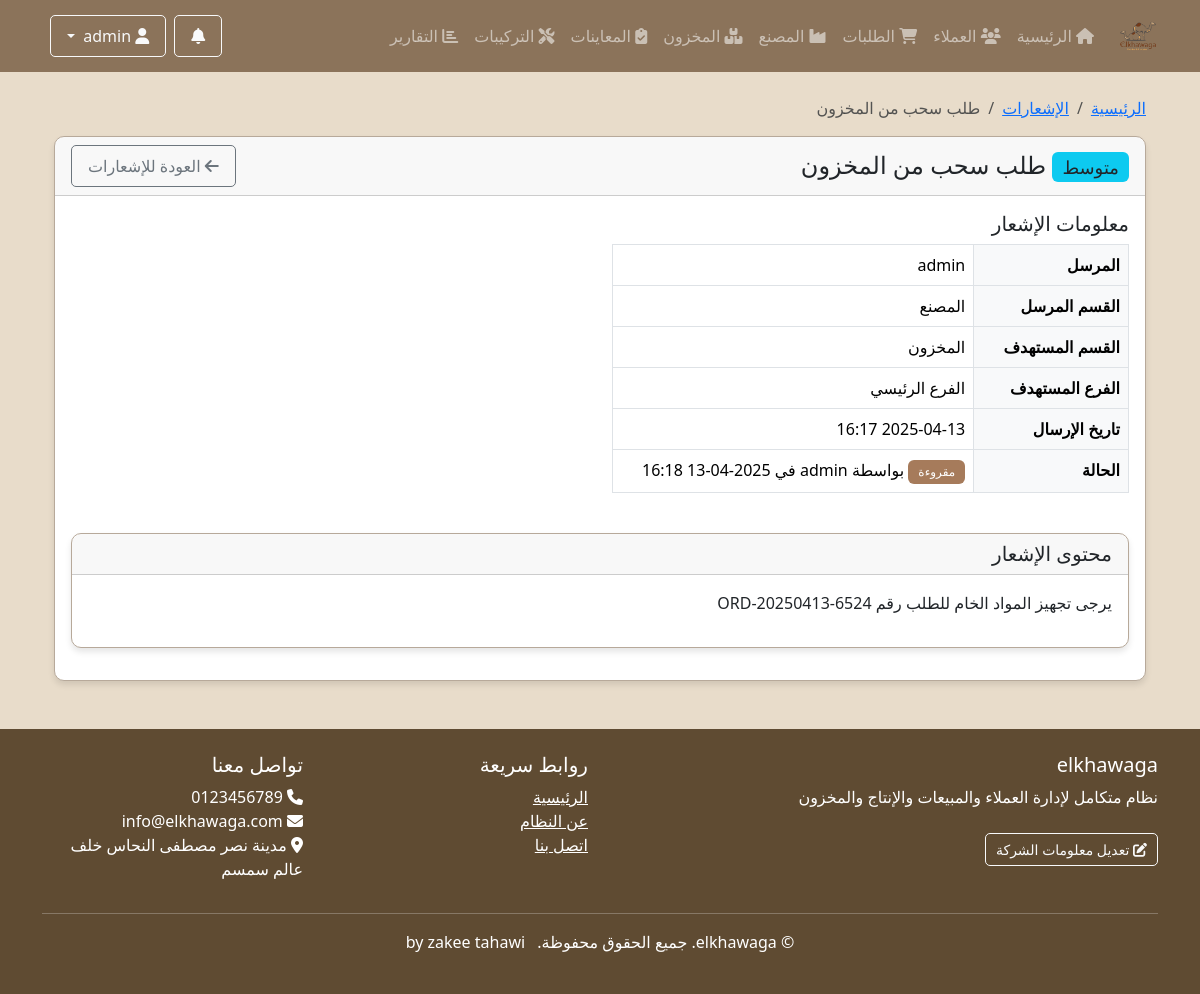
The page /accounts/notifications/3/ (signed in) on the database its author committed.
### accounts/models.py (models this page shows, shortened)
class Department(models.Model):
    name = models.CharField(_('اسم القسم'), max_length=100)
    code = models.CharField(_('كود القسم'), max_length=20, unique=True)
    description = models.TextField(_('الوصف'), blank=True)
    icon = models.CharField(_('أيقونة'), max_length=50, default='fas fa-building')
    url_name = models.CharField(_('اسم URL'), max_length=100, help_text=_('اسم URL للقسم في نظام التوجيه'))
    is_active = models.BooleanField(_('نشط'), default=True)
    order = models.PositiveIntegerField(_('الترتيب'), default=0)
    class Meta:
        verbose_name = _('قسم')
        verbose_name_plural = _('الأقسام')
        ordering = ['order', 'name']

class Notification(models.Model):
    PRIORITY_CHOICES = [
        ('low', _('منخفضة')),
        ('medium', _('متوسطة')),
        ('high', _('عالية')),
        ('urgent', _('عاجلة')),
    ]
    title = models.CharField(_('العنوان'), max_length=255)
    message = models.TextField(_('الرسالة'))
    priority = models.CharField(_('الأولوية'), max_length=10, choices=PRIORITY_CHOICES, default='medium')
    sender = models.ForeignKey(
        User,
        on_delete=models.CASCADE,
        related_name='sent_notifications',
        verbose_name=_('المرسل')
    )
    sender_department = models.ForeignKey(
        Department,
        on_delete=models.CASCADE,
        related_name='sent_notifications',
        verbose_name=_('قسم المرسل')
    )
    target_department = models.ForeignKey(
        Department,
        on_delete=models.CASCADE,
        related_name='received_notifications',
        verbose_name=_('القسم المستهدف')
    )
    target_branch = models.ForeignKey(
        Branch,
        on_delete=models.CASCADE,
        related_name='received_notifications',
        verbose_name=_('الفرع المستهدف'),
        null=True,
        blank=True
    )
    content_type = models.ForeignKey(ContentType, on_delete=models.CASCADE, null=True, blank=True)
    object_id = models.PositiveIntegerField(null=True, blank=True)
    related_object = GenericForeignKey('content_type', 'object_id')
    created_at = models.DateTimeField(_('تاريخ الإنشاء'), auto_now_add=True)
    updated_at = models.DateTimeField(_('تاريخ التحديث'), auto_now=True)
    is_read = models.BooleanField(_('مقروءة'), default=False)
    read_at = models.DateTimeField(_('تاريخ القراءة'), null=True, blank=True)
    read_by = models.ForeignKey(
        User,
        on_delete=models.SET_NULL,
        related_name='read_notifications',
        verbose_name=_('قرأت بواسطة'),
        null=True,
        blank=True
    )
    class Meta:
        verbose_name = _('إشعار')
        verbose_name_plural = _('الإشعارات')
        ordering = ['-created_at']

class User(AbstractUser):
    branch = models.ForeignKey(
        Branch,
        on_delete=models.PROTECT,
        related_name='users',
        verbose_name=_('الفرع'),
        null=True
    )
    phone = models.CharField(_('رقم الهاتف'), max_length=20, blank=True)
    departments = models.ManyToManyField(
        Department,
        verbose_name=_('الأقسام'),
        blank=True,
        related_name='users',
        help_text=_('الأقسام التي يمكن للمستخدم الوصول إليها')
    )
    class Meta:
        verbose_name = _('مستخدم')
        verbose_name_plural = _('المستخدمين')

class Branch(models.Model):
    code = models.CharField(_('كود الفرع'), max_length=3, unique=True)
    name = models.CharField(_('اسم الفرع'), max_length=100)
    address = models.TextField(_('العنوان'))
    phone = models.CharField(_('رقم الهاتف'), max_length=20)
    email = models.EmailField(_('البريد الإلكتروني'), blank=True)
    is_active = models.BooleanField(_('نشط'), default=True)
    is_main_branch = models.BooleanField(_('فرع رئيسي'), default=False)
    class Meta:
        verbose_name = _('فرع')
        verbose_name_plural = _('الفروع')
        ordering = ['code']

class CompanyInfo(models.Model):
    name = models.CharField(_('اسم الشركة'), max_length=255)
    logo = models.ImageField(_('شعار الشركة'), upload_to='company/', null=True, blank=True)
    description = models.TextField(_('وصف الشركة'), blank=True, default="نظام متكامل لإدارة العملاء والمبيعات والإنتاج والمخزون")
    address = models.TextField(_('العنوان'))
    phone = models.CharField(_('رقم الهاتف'), max_length=20)
    email = models.EmailField(_('البريد الإلكتروني'))
    website = models.URLField(_('الموقع الإلكتروني'), blank=True)
    tax_number = models.CharField(_('الرقم الضريبي'), max_length=50, blank=True)
    commercial_register = models.CharField(_('السجل التجاري'), max_length=50, blank=True)
    facebook = models.URLField(_('فيسبوك'), blank=True)
    twitter = models.URLField(_('تويتر'), blank=True)
    instagram = models.URLField(_('انستغرام'), blank=True)
    linkedin = models.URLField(_('لينكد إن'), blank=True)
    about = models.TextField(_('نبذة عن الشركة'), blank=True)
    vision = models.TextField(_('رؤية الشركة'), blank=True)
    mission = models.TextField(_('رسالة الشركة'), blank=True)
    primary_color = models.CharField(_('اللون الرئيسي'), max_length=7, default='#007bff')
    secondary_color = models.CharField(_('اللون الثانوي'), max_length=7, default='#6c757d')
    accent_color = models.CharField(_('لون التمييز'), max_length=7, default='#28a745')
    class Meta:
        verbose_name = _('معلومات الشركة')
        verbose_name_plural = _('معلومات الشركة')

### accounts/views.py (the view)
# urls.py: path('notifications/<int:notification_id>/', views.notification_detail, name='notification_detail'),
@login_required
def notification_detail(request, notification_id):
    notification = get_object_or_404(Notification, id=notification_id)
    user_notifications = get_user_notifications(request.user)
    if notification not in user_notifications:
        messages.error(request, 'ليس لديك صلاحية للوصول إلى هذا الإشعار.')
        return redirect('accounts:notifications')
    if not notification.is_read:
        notification.mark_as_read(request.user)
    context = {
        'notification': notification,
        'title': notification.title,
    }
    return render(request, 'accounts/notification_detail.html', context)

### templates/accounts/notification_detail.html (shortened to what this page needs)
{% extends 'base.html' %}
{% load static %}
{% load i18n %}
{% block content %}
<div class="container mt-4">
    <nav aria-label="breadcrumb">
        <ol class="breadcrumb">
            <li class="breadcrumb-item"><a href="{% url 'home' %}">{% trans "الرئيسية" %}</a></li>
            <li class="breadcrumb-item"><a href="{% url 'accounts:notifications' %}">{% trans "الإشعارات" %}</a></li>
            <li class="breadcrumb-item active" aria-current="page">{{ notification.title }}</li>
        </ol>
    </nav>
    <div class="card">
        <div class="card-header d-flex justify-content-between align-items-center">
            <h4 class="mb-0">
                {% if notification.priority == 'urgent' %}
                    <span class="badge bg-danger">{% trans "عاجل" %}</span>
                {% elif notification.priority == 'high' %}
                    <span class="badge bg-warning text-dark">{% trans "مهم" %}</span>
                {% elif notification.priority == 'medium' %}
                    <span class="badge bg-info text-dark">{% trans "متوسط" %}</span>
                {% else %}
                    <span class="badge bg-secondary">{% trans "عادي" %}</span>
                {% endif %}
                {{ notification.title }}
            </h4>
            <div>
                <a href="{% url 'accounts:notifications' %}" class="btn btn-outline-secondary">
                    <i class="fas fa-arrow-left"></i> {% trans "العودة للإشعارات" %}
                </a>
            </div>
        </div>
        <div class="card-body">
            <div class="row mb-4">
                <div class="col-md-6">
                    <h5>{% trans "معلومات الإشعار" %}</h5>
                    <table class="table table-bordered">
                        <tr>
                            <th style="width: 30%">{% trans "المرسل" %}</th>
                            <td>{{ notification.sender.get_full_name|default:notification.sender.username }}</td>
                        </tr>
                        <tr>
                            <th>{% trans "القسم المرسل" %}</th>
                            <td>{{ notification.sender_department.name }}</td>
                        </tr>
                        <tr>
                            <th>{% trans "القسم المستهدف" %}</th>
                            <td>{{ notification.target_department.name }}</td>
                        </tr>
                        {% if notification.target_branch %}
                        <tr>
                            <th>{% trans "الفرع المستهدف" %}</th>
                            <td>{{ notification.target_branch.name }}</td>
                        </tr>
                        {% endif %}
                        <tr>
                            <th>{% trans "تاريخ الإرسال" %}</th>
                            <td>{{ notification.created_at|date:"Y-m-d H:i" }}</td>
                        </tr>
                        <tr>
                            <th>{% trans "الحالة" %}</th>
                            <td>
                                {% if notification.is_read %}
                                    <span class="badge bg-success">{% trans "مقروءة" %}</span>
                                    {% if notification.read_by %}
                                        {% trans "بواسطة" %} {{ notification.read_by.get_full_name|default:notification.read_by.username }}
                                        {% trans "في" %} {{ notification.read_at|date:"Y-m-d H:i" }}
                                    {% endif %}
                                {% else %}
                                    <span class="badge bg-warning text-dark">{% trans "غير مقروءة" %}</span>
                                {% endif %}
                            </td>
                        </tr>
                    </table>
                </div>
            </div>
            <div class="card mb-3">
                <div class="card-header">
                    <h5 class="mb-0">{% trans "محتوى الإشعار" %}</h5>
                </div>
                <div class="card-body">
                    <div class="notification-message">
                        {{ notification.message|linebreaks }}
                    </div>
                </div>
            </div>
        </div>
    </div>
</div>
{% endblock %}

### templates/base.html (shortened to what this page needs)
<!DOCTYPE html>
{% load static %}
<html lang="ar" dir="rtl">
<head>
    <link rel="stylesheet" href="https://cdn.jsdelivr.net/npm/bootstrap@5.3.2/dist/css/bootstrap.rtl.min.css">
    <link rel="stylesheet" href="https://cdnjs.cloudflare.com/ajax/libs/font-awesome/6.5.1/css/all.min.css">
    <link rel="stylesheet" href="{% static 'css/style.css' %}">
</head>
<body>
    <nav class="navbar navbar-expand-lg navbar-dark bg-primary">
        <div class="container">
            <a class="navbar-brand" href="{% url 'home' %}">
                <div class="d-flex align-items-center">
                    <img src="{% static 'img/logo.png' %}" alt="شعار النظام" class="logo-img" style="width: 40px; height: 40px;">
                </div>
            </a>
            <div class="collapse navbar-collapse" id="navbarNav">
                <ul class="navbar-nav me-auto mb-2 mb-lg-0">
                    <li class="nav-item">
                        <a class="nav-link" href="{% url 'home' %}"><i class="fas fa-home"></i> الرئيسية</a>
                    </li>
                    {% if user.is_superuser %}
                        {% for dept in all_departments %}
                            {% if dept.code == 'factory' %}
                                <li class="nav-item">
                                    <a class="nav-link" href="{% url dept.url_name %}">
                                        <i class="{{ dept.icon }}"></i> {{ dept.name }}
                                    </a>
                                </li>
                            {% else %}
                                <li class="nav-item">
                                    <a class="nav-link" href="{% url dept.url_name %}">
                                        <i class="{{ dept.icon }}"></i> {{ dept.name }}
                                    </a>
                                </li>
                            {% endif %}
                        {% endfor %}
                    {% endif %}
                </ul>
                <div class="d-flex align-items-center">
                    {% if user.is_authenticated %}
                    <div class="dropdown me-2">
                        <button class="btn btn-outline-light position-relative" type="button" id="notificationsDropdown" data-bs-toggle="dropdown">
                            <i class="fas fa-bell"></i>
                        </button>
                    </div>
                    <div class="dropdown me-2">
                        <button class="btn btn-outline-light dropdown-toggle" type="button" id="userDropdown" data-bs-toggle="dropdown">
                            <i class="fas fa-user"></i> {{ user.get_full_name|default:user.username }}
                        </button>
                    </div>
                    {% else %}
                    <a href="{% url 'accounts:login' %}" class="btn btn-outline-light"><i class="fas fa-sign-in-alt"></i> تسجيل الدخول</a>
                    {% endif %}
                </div>
            </div>
        </div>
    </nav>
    <main class="container mt-4">
        {% block content %}{% endblock %}
    </main>
    <footer class="text-white mt-5 py-4" style="background-color: var(--accent);">
        <div class="container">
            <div class="row">
                <div class="col-md-6">
                    <h5>{{ company_info.name|default:"نظام الخواجه لإدارة العملاء" }}</h5>
                    <p>{{ company_info.description|default:"نظام متكامل لإدارة العملاء والمبيعات والإنتاج والمخزون" }}</p>
                    {% if user.is_staff %}
                    <a href="{% url 'accounts:company_info' %}" class="btn btn-sm btn-outline-light mt-2">
                        <i class="fas fa-edit"></i> تعديل معلومات الشركة
                    </a>
                    {% endif %}
                </div>
                <div class="col-md-3">
                    <h5>روابط سريعة</h5>
                    <ul class="list-unstyled">
                        <li><a href="{% url 'home' %}" class="text-white">الرئيسية</a></li>
                        <li><a href="{% url 'about' %}" class="text-white">عن النظام</a></li>
                        <li><a href="{% url 'contact' %}" class="text-white">اتصل بنا</a></li>
                    </ul>
                </div>
                <div class="col-md-3">
                    <h5>تواصل معنا</h5>
                    <ul class="list-unstyled">
                        <li><i class="fas fa-phone"></i> {{ company_info.phone|default:"+20 123 456 7890" }}</li>
                        <li><i class="fas fa-envelope"></i> {{ company_info.email|default:"info@elkhawaga.com" }}</li>
                        {% if company_info.address %}
                        <li><i class="fas fa-map-marker-alt"></i> {{ company_info.address }}</li>
                        {% endif %}
                    </ul>
                </div>
            </div>
            <hr>
            <div class="text-center">
                <p>&copy; {{ current_year }} {{ company_info.name|default:"نظام الخواجه" }}. جميع الحقوق محفوظة. <span class="ms-2">by zakee tahawi</span></p>
            </div>
        </div>
    </footer>
</body>
</html>

### rows shown on the page
Department: name "العملاء"
Department: name "الطلبات"
Department: name "المصنع"
Department: name "المخزون"
Department: name "المعاينات"
Department: name "التركيبات"
Department: name "التقارير"
Notification: title "طلب سحب من المخزون", sender.get_full_name "admin", sender_department.name "المصنع", target_department.name "المخزون", target_branch.name "الفرع الرئيسي", created_at "2025-04-13 16:17", read_at "2025-04-13 16:18", message "يرجى تجهيز المواد الخام للطلب رقم ORD-20250413-6524"
CompanyInfo: name "elkhawaga", description "نظام متكامل لإدارة العملاء والمبيعات والإنتاج والمخزون", phone "0123456789", email "info@elkhawaga.com", address "مدينة نصر مصطفى النحاس خلف عالم سمسم"
